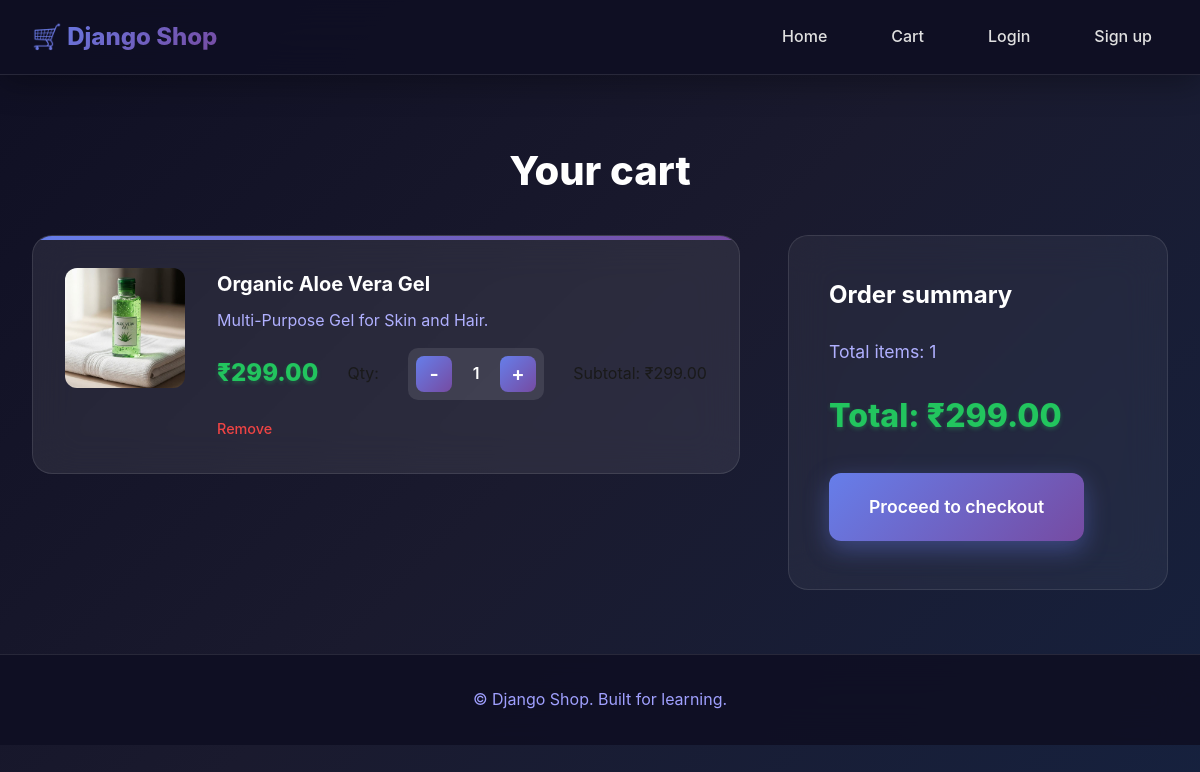
Page /cart/ on the committed database.
### cart/models.py (models this page shows, shortened)
class CartItem(models.Model):
    cart = models.ForeignKey(Cart, related_name="items", on_delete=models.CASCADE)
    product = models.ForeignKey(Product, on_delete=models.CASCADE)
    quantity = models.PositiveIntegerField(default=1)
    class Meta:
        unique_together = ("cart", "product")
    @property
    def subtotal(self):
        return self.product.price * self.quantity

class Cart(models.Model):
    user = models.ForeignKey(User, on_delete=models.CASCADE, blank=True, null=True)
    session_key = models.CharField(max_length=40, blank=True, null=True)
    created_at = models.DateTimeField(auto_now_add=True)
    @property
    def total(self):
        return sum(item.subtotal for item in self.items.all())

### products/models.py (models this page shows, shortened)
class Product(models.Model):
    category = models.ForeignKey(Category, on_delete=models.CASCADE, related_name="products")
    name = models.CharField(max_length=200)
    slug = models.SlugField(max_length=220, unique=True, blank=True)
    short_description = models.CharField(max_length=255, blank=True)
    description = models.TextField(blank=True)
    price = models.DecimalField(max_digits=10, decimal_places=2)
    old_price = models.DecimalField(max_digits=10, decimal_places=2, blank=True, null=True)
    stock = models.PositiveIntegerField(default=0)
    image = models.ImageField(upload_to="products/", blank=True, null=True)
    is_active = models.BooleanField(default=True)
    created_at = models.DateTimeField(auto_now_add=True)
    class Meta:
        ordering = ["-created_at"]

### cart/views.py (the view)
# urls.py: path("", views.cart_detail, name="cart_detail"),
def cart_detail(request):
    cart = get_cart(request)
    return render(request, "cart/cart_detail.html", {"cart": cart})

### cart/utils.py (called while the page is built)
def get_cart(request):
    if request.user.is_authenticated:
        cart, created = Cart.objects.get_or_create(user=request.user)
        return cart
    if not request.session.session_key:
        request.session.create()
    session_key = request.session.session_key
    cart, created = Cart.objects.get_or_create(session_key=session_key)
    return cart

### templates/cart/cart_detail.html
{% extends "base.html" %}
{% load static %}
{% block content %}
<section class="cart-page">
  <h1>Your cart</h1>
  {% if cart.items.all %}
  <div class="cart-layout">
    <div class="cart-items">
      {% for item in cart.items.all %}
      <article class="cart-item-card">
        <div class="cart-item-img">
          {% if item.product.image %}
            <img src="{{ item.product.image.url }}" alt="{{ item.product.name }}">
          {% else %}
            <div class="placeholder">No image</div>
          {% endif %}
        </div>
        <div class="cart-item-info">
          <h2>{{ item.product.name }}</h2>
          <p class="product-short">{{ item.product.short_description }}</p>
          <div class="cart-item-row">
            <span class="price">₹{{ item.product.price }}</span>
            <span class="qty-label">Qty:</span>
            <div class="qty-controls">
              <a href="{% url 'cart:cart_decrement' item.id %}" class="qty-btn">-</a>
              <span class="qty-value">{{ item.quantity }}</span>
              <a href="{% url 'cart:cart_increment' item.id %}" class="qty-btn">+</a>
            </div>
            <span class="subtotal">Subtotal: ₹{{ item.subtotal }}</span>
          </div>
          <a href="{% url 'cart:cart_remove' item.id %}" class="remove-link">Remove</a>
        </div>
      </article>
      {% endfor %}
    </div>
    <aside class="cart-summary">
      <h2>Order summary</h2>
      <p>Total items: {{ cart.items.count }}</p>
      <p class="cart-total">Total: ₹{{ cart.total }}</p>
      <a href="{% url 'orders:checkout' %}" class="btn-primary btn-large">Proceed to checkout</a>
    </aside>
  </div>
  {% else %}
    <p>Your cart is empty.</p>
  {% endif %}
</section>
{% endblock %}

### static/css/style.css (style rules this page uses)
* { margin: 0; padding: 0; box-sizing: border-box; }
body { font-family: 'Inter', -apple-system, BlinkMacSystemFont, 'Segoe UI', Roboto, sans-serif; line-height: 1.6; color: #1a1a1a; background: linear-gradient(135deg, #0f0f23 0%, #1a1a2e 50%, #16213e 100%); min-height: 100vh; }
.btn-primary { display: inline-block; background: linear-gradient(135deg, #667eea 0%, #764ba2 100%); color: white; padding: 1rem 2rem; text-decoration: none; border-radius: 12px; font-weight: 600; transition: all 0.3s cubic-bezier(0.4, 0, 0.2, 1); position: relative; overflow: hidden; box-shadow: 0 8px 25px rgba(102, 126, 234, 0.4); }
.btn-primary::before { content: ''; position: absolute; top: 0; left: -100%; width: 100%; height: 100%; background: linear-gradient(90deg, transparent, rgba(255,255,255,0.3), transparent); transition: left 0.5s; }
.product-short { color: #b0b0ff; margin-bottom: 1rem; line-height: 1.5; }
.price { font-size: 1.5rem; font-weight: 800; color: #22c55e; text-shadow: 0 2px 4px rgba(34, 197, 94, 0.3); }
.cart-page, .orders-page, .checkout-page, .product-page { max-width: 1400px; margin: 0 auto; padding: 4rem 2rem; }
.cart-page h1, .orders-page h1, .checkout-page h1, .product-page h1 { color: #fff; font-size: 2.5rem; font-weight: 800; margin-bottom: 2rem; text-align: center; }
.cart-layout, .checkout-layout { display: grid; grid-template-columns: 1fr 380px; gap: 3rem; align-items: start; }
.cart-items { display: flex; flex-direction: column; gap: 1.5rem; }
.cart-item-card { background: rgba(255, 255, 255, 0.08); backdrop-filter: blur(20px); border-radius: 20px; padding: 2rem; border: 1px solid rgba(255, 255, 255, 0.1); display: grid; grid-template-columns: 120px 1fr; gap: 2rem; transition: all 0.4s cubic-bezier(0.4, 0, 0.2, 1); position: relative; overflow: hidden; }
.cart-item-card::before { content: ''; position: absolute; top: 0; left: 0; right: 0; height: 4px; background: linear-gradient(90deg, #667eea, #764ba2); }
.cart-item-img { height: 120px; border-radius: 12px; overflow: hidden; }
.cart-item-img img { width: 100%; height: 100%; object-fit: cover; }
.cart-item-info h2 { color: #fff; font-size: 1.25rem; font-weight: 700; margin-bottom: 0.5rem; }
.product-short { color: #b0b0ff; margin-bottom: 1rem; }
.cart-item-row { display: flex; justify-content: space-between; align-items: center; margin-bottom: 1rem; flex-wrap: wrap; gap: 1rem; }
.qty-controls { display: flex; align-items: center; gap: 0.75rem; background: rgba(255, 255, 255, 0.1); border-radius: 10px; padding: 0.5rem; }
.qty-btn { display: flex; align-items: center; justify-content: center; width: 36px; height: 36px; background: linear-gradient(135deg, #667eea 0%, #764ba2 100%); color: white; text-decoration: none; border-radius: 8px; font-weight: 600; font-size: 1.25rem; transition: all 0.3s ease; }
.qty-value { font-weight: 600; color: #fff; min-width: 24px; text-align: center; }
.remove-link { color: #ef4444; text-decoration: none; font-size: 0.9rem; font-weight: 500; transition: all 0.3s ease; }
.cart-summary { background: rgba(255, 255, 255, 0.05); backdrop-filter: blur(20px); border-radius: 20px; padding: 2.5rem; border: 1px solid rgba(255, 255, 255, 0.1); height: fit-content; position: sticky; top: 120px; }
.cart-summary h2 { color: #fff; margin-bottom: 1.5rem; font-size: 1.5rem; font-weight: 700; }
.cart-summary p { color: #b0b0ff; margin-bottom: 1rem; font-size: 1.1rem; }
.cart-total { font-size: 2rem !important; font-weight: 800 !important; color: #22c55e !important; margin: 1.5rem 0 2rem 0 !important; text-shadow: 0 2px 4px rgba(34, 197, 94, 0.3); }
.btn-large { padding: 1.25rem 2.5rem; font-size: 1.1rem; }

### rows in the picture
CartItem: product.image (picture), product.name "Organic Aloe Vera Gel", product.short_description "Multi-Purpose Gel for Skin and Hair.", product.price "299.00", quantity "1", subtotal "299.00"
Cart: items.count "1", total "299.00"
